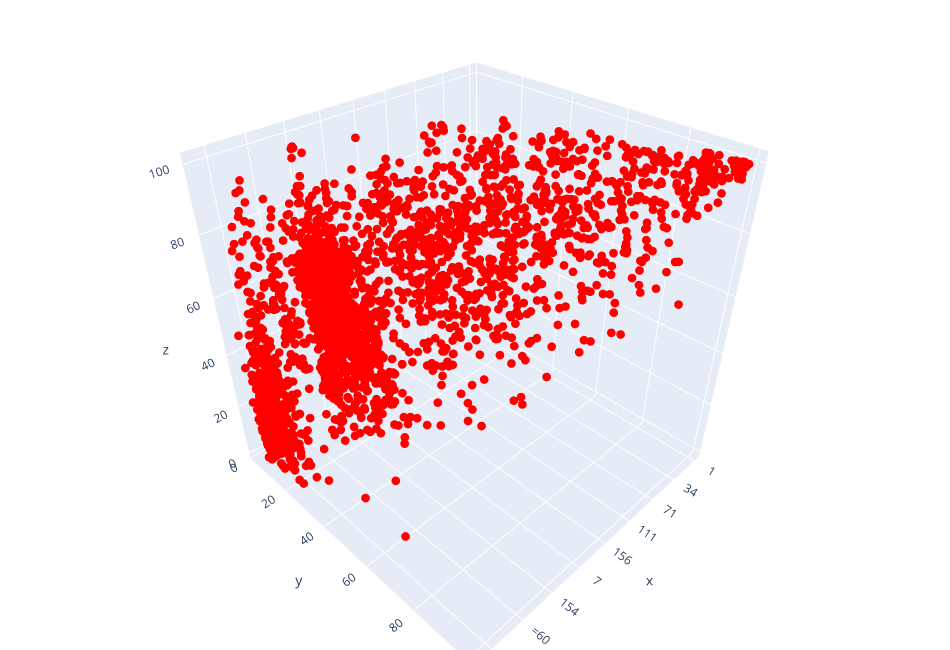

Source (notebook cell):
### Code cell
# create figure

fig=go.Figure(
    go.Scatter3d(
        x=df['world_rank'],
        y=df['research'],
        z=df['citations'],
        mode='markers',
        marker=dict(
            size=3,
            color='red'
        )
    )
)

fig.update_layout(
    width=950,
    height=650,
    margin =dict(
        l=0,
        r=0,
        b=0,
        t=0
    )
)

# show fig
fig.show()

### Figure 1 — Plotly figure (JSON) as saved in the notebook; plotly's stock layout.template omitted (floating-point values rounded to 4 significant figures; data arrays with more than 128 entries replaced by an {"elided": "..."} marker saying what was removed)
{"data": [{"marker": {"color": "red", "size": 3}, "mode": "markers", "type": "scatter3d", "x": {"elided": "2603 str values"}, "y": {"elided": "2603 float values"}, "z": {"elided": "2603 float values"}}], "layout": {"height": 650, "margin": {"b": 0, "l": 0, "r": 0, "t": 0}, "width": 950}}
